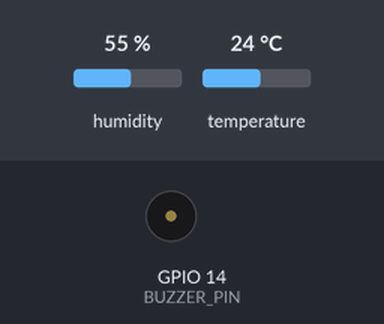
The sketch below on a simulated ESP8266 (NodeMCU). On the bench: buzzer (waves = sounding, pin HIGH). Inputs (shaded band) come from the test bench; at power-on: temperature 24 °C, humidity 55 %. WiFi joins after 1.5 s; servers stay silent unless stated; uploads are accepted with an empty reply; what the sketch prints to the serial monitor is not drawn.

Above: at 2.8 s.
2.9 s: temperature set to 29 °C
6.2 s: temperature set to 32 °C
At 7.6 s:
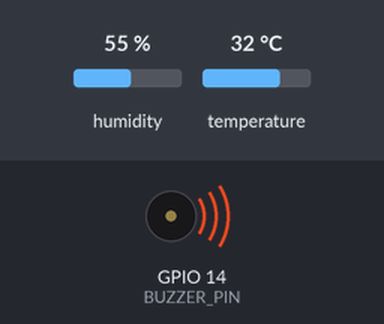
9.5 s: temperature set to 12 °C
At 12.4 s:
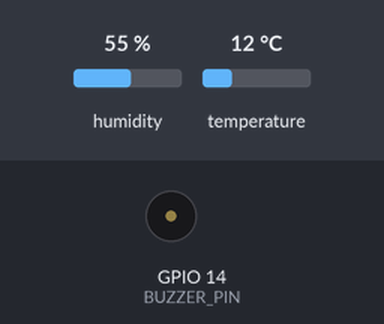
13.1 s: temperature set to 33 °C
At 14.6 s:
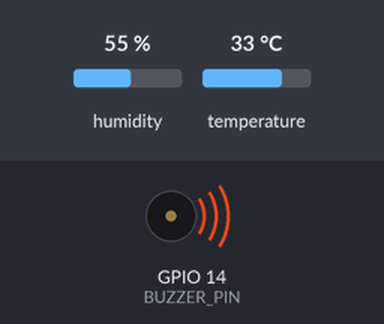
Timing chart, 0 to 16.1 s (numbered marks = the images above; inputs shaded):
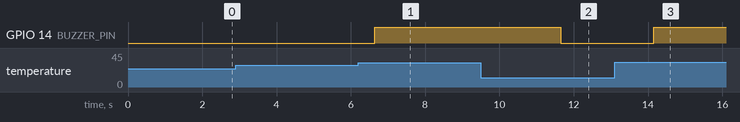

The sketch:

esp8266_iot.ino
```cpp
#include <DHT.h>
#include <ESP8266WiFi.h>

// ============================================
// YAPILANDIRMA - Buraya kendi bilgilerinizi girin
// ============================================

// WiFi Ayarları
const char *ssid = "Emirhan2";              // WiFi SSID
const char *pass = "123456789";          // WiFi Şifre

// API Ayarları - Dashboard'dan aldığınız bilgiler
String apiKey = "C2B48A621DA7D9F7EBA4BFA4A8CAAE7F";    // Dashboard'dan channel oluşturduktan sonra API key'i buraya yapıştırın
const char* server = "iot.devrekbenimmarketim.com";  // Subdomain (HTTP için 80, HTTPS için 443)
const int serverPort = 80;              // HTTP için 80, HTTPS için 443

// API Key kontrolü
void checkApiKey() {
    if (apiKey == "YOUR_API_KEY_HERE" || apiKey.length() < 10) {
        Serial.println("⚠⚠⚠ UYARI: API Key ayarlanmamış! ⚠⚠⚠");
        Serial.println("Lütfen dashboard'dan API key'i alıp kodda güncelleyin.");
        Serial.println("API Key olmadan veri gönderilemez!\n");
    }
}

// DHT Sensör Ayarları
#define DHTPIN 5        // DHT sinyal pin (D1 = GPIO 5)
#define DHTTYPE DHT11   // DHT sensör tipi
#define BUZZER_PIN 14   // Buzzer pin (D5 = GPIO 14)

// Sıcaklık eşik değeri (buzzer için)
#define TEMP_THRESHOLD 30.0

// ============================================
// Değişkenler
// ============================================
DHT dht(DHTPIN, DHTTYPE);
WiFiClient client;

unsigned long lastUpdate = 0;
const unsigned long updateInterval = 500; // 0.5 saniye (gerçek zamanlı anlık veri takibi)

// ============================================
// SETUP
// ============================================
void setup() {
    pinMode(BUZZER_PIN, OUTPUT);
    digitalWrite(BUZZER_PIN, LOW);

    Serial.begin(115200);
    delay(100);
    Serial.println("\n\n=================================");
    Serial.println("IoT Analytics - ESP8266 Client");
    Serial.println("=================================\n");

    // DHT sensörü başlat
    dht.begin();
    Serial.println("✓ DHT11 sensörü başlatıldı");

    // API Key kontrolü
    checkApiKey();

    // WiFi'ye bağlan
    connectWiFi();
}

// ============================================
// WiFi Bağlantısı
// ============================================
void connectWiFi() {
    Serial.print("WiFi'ye bağlanılıyor: ");
    Serial.println(ssid);

    WiFi.begin(ssid, pass);

    int attempts = 0;
    while (WiFi.status() != WL_CONNECTED && attempts < 30) {
        delay(500);
        Serial.print(".");
        attempts++;
    }

    if (WiFi.status() == WL_CONNECTED) {
        Serial.println("\n✓ WiFi bağlantısı başarılı!");
        Serial.print("IP Adresi: ");
        Serial.println(WiFi.localIP());
        Serial.print("Sinyal Gücü: ");
        Serial.print(WiFi.RSSI());
        Serial.println(" dBm\n");
    } else {
        Serial.println("\n✗ WiFi bağlantısı başarısız!");
        Serial.println("Lütfen SSID ve şifreyi kontrol edin.");
    }
}

// ============================================
// MAIN LOOP
// ============================================
void loop() {
    // WiFi bağlantısını kontrol et
    if (WiFi.status() != WL_CONNECTED) {
        Serial.println("⚠ WiFi bağlantısı kesildi, yeniden bağlanılıyor...");
        connectWiFi();
        return;
    }

    // 0.5 saniyede bir veri gönder (gerçek zamanlı anlık veri takibi)
    unsigned long currentMillis = millis();
    if (currentMillis - lastUpdate >= updateInterval) {
        lastUpdate = currentMillis;

        // Sensörden veri oku
        float h = dht.readHumidity();
        float t = dht.readTemperature();

        // Veri geçerliliğini kontrol et
        if (isnan(h) || isnan(t)) {
            Serial.println("✗ DHT sensör okuma hatası!");
            return;
        }

        // Verileri ekrana yazdır
        Serial.println("─────────────────────────────────");
        Serial.print("🌡️  Sıcaklık: ");
        Serial.print(t, 2);
        Serial.println(" °C");
        Serial.print("💧 Nem: ");
        Serial.print(h, 2);
        Serial.println(" %");

        // Buzzer kontrolü
        if (t > TEMP_THRESHOLD) {
            digitalWrite(BUZZER_PIN, HIGH);
            Serial.println("🔔 UYARI: Sıcaklık eşik değerinin üzerinde!");
            Serial.println("🔔 Buzzer AÇIK");
        } else {
            digitalWrite(BUZZER_PIN, LOW);
        }

        // API'ye veri gönder
        sendDataToAPI(t, h);

        Serial.println("─────────────────────────────────\n");
    }
}

// ============================================
// API'ye Veri Gönderimi
// ============================================
void sendDataToAPI(float temperature, float humidity) {
    // API Key kontrolü
    if (apiKey == "YOUR_API_KEY_HERE" || apiKey.length() < 10) {
        Serial.println("✗ HATA: API Key ayarlanmamış!");
        Serial.println("Lütfen dashboard'dan API key'i alıp kodda güncelleyin.\n");
        return;
    }

    Serial.print("📡 API'ye bağlanılıyor: ");
    Serial.print(server);
    Serial.print(":");
    Serial.println(serverPort);

    // Bağlantı timeout'u
    unsigned long connectTimeout = millis();
    while (!client.connect(server, serverPort)) {
        if (millis() - connectTimeout > 10000) {
            Serial.println("✗ Sunucuya bağlanılamadı! (10 saniye timeout)");
            Serial.println("Kontrol edin:");
            Serial.println("  - WiFi bağlantısı aktif mi?");
            Serial.println("  - Domain adresi doğru mu?");
            Serial.println("  - Sunucu çalışıyor mu?\n");
            return;
        }
        delay(100);
    }

    Serial.println("✓ Sunucuya bağlandı");

    // POST body oluştur (2 ondalık basamak)
    String postData = "field1=" + String(temperature, 2) + "&field2=" + String(humidity, 2);

    Serial.print("📤 Gönderilen veri: ");
    Serial.println(postData);
    Serial.print("🔑 API Key: ");
    Serial.println(apiKey);

    // HTTP POST request
    client.println("POST /update HTTP/1.1");
    client.print("Host: ");
    client.println(server);
    client.println("Connection: close");
    client.print("X-THINGSPEAKAPIKEY: ");
    client.println(apiKey);
    client.println("Content-Type: application/x-www-form-urlencoded");
    client.print("Content-Length: ");
    client.println(postData.length());
    client.println(); // Boş satır (header'ların sonu)
    client.println(postData);

    Serial.println("✓ HTTP request gönderildi");

    // Sunucu yanıtını bekle ve oku
    unsigned long timeout = millis();
    while (client.available() == 0) {
        if (millis() - timeout > 10000) {
            Serial.println("⚠ Sunucu yanıt vermedi (10 saniye timeout)");
            client.stop();
            return;
        }
        delay(10);
    }

    Serial.println("📥 Sunucu yanıtı alınıyor...");

    // Response'u oku
    String response = "";
    bool headersEnded = false;
    int statusCode = 0;

    while (client.available() || client.connected()) {
        if (client.available()) {
            String line = client.readStringUntil('\n');
            line.trim();

            // HTTP status line'ı oku
            if (line.startsWith("HTTP/")) {
                int firstSpace = line.indexOf(' ');
                int secondSpace = line.indexOf(' ', firstSpace + 1);
                if (firstSpace > 0 && secondSpace > 0) {
                    statusCode = line.substring(firstSpace + 1, secondSpace).toInt();
                    Serial.print("📊 HTTP Status: ");
                    Serial.println(statusCode);
                }
            }

            // Header'ların sonu (boş satır)
            if (line.length() == 0) {
                headersEnded = true;
                continue;
            }

            // Body'yi oku
            if (headersEnded && line.length() > 0) {
                response += line;
            }
        } else {
            delay(10);
        }
    }

    // Yanıtı göster
    if (response.length() > 0) {
        Serial.print("✅ Başarılı! Entry ID: ");
        Serial.println(response);
    } else if (statusCode == 200) {
        Serial.println("✅ Veri başarıyla gönderildi!");
    } else if (statusCode == 401 || statusCode == 403) {
        Serial.println("❌ HATA: Geçersiz API Key!");
        Serial.println("Lütfen dashboard'dan doğru API key'i alıp güncelleyin.");
    } else if (statusCode > 0) {
        Serial.print("⚠ UYARI: HTTP Status ");
        Serial.println(statusCode);
    }

    client.stop();
    Serial.println("✓ Bağlantı kapatıldı\n");
}

// ============================================
// Yardımcı Fonksiyonlar
// ============================================

// Hata durumunda buzzer ile uyarı
void errorBlink() {
    for (int i = 0; i < 3; i++) {
        digitalWrite(BUZZER_PIN, HIGH);
        delay(100);
        digitalWrite(BUZZER_PIN, LOW);
        delay(100);
    }
}
```

Measured:
- the behaviour switches between 30 and 31 °C on temperature (found by bisection; images 0 and 1)
- after the input at 2.9 s, every drawn part: stays the same
- after the input at 6.2 s, GPIO 14 (BUZZER_PIN): LOW → HIGH after 0.45 s
- after the input at 9.5 s, GPIO 14 (BUZZER_PIN): HIGH → LOW after 2.1 s
- after the input at 13.1 s, GPIO 14 (BUZZER_PIN): LOW → HIGH after 1.0 s
